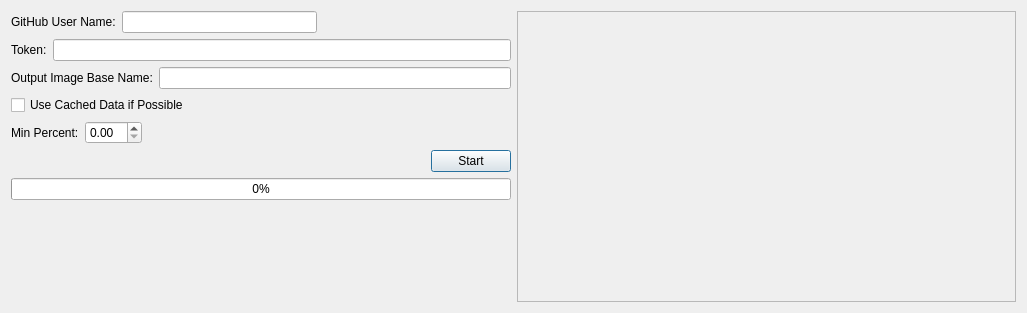
<?xml version="1.0" encoding="UTF-8"?>
<ui version="4.0">
 <class>Dialog</class>
 <widget class="QDialog" name="Dialog">
  <property name="geometry">
   <rect>
    <x>0</x>
    <y>0</y>
    <width>1027</width>
    <height>313</height>
   </rect>
  </property>
  <property name="windowTitle">
   <string>Dialog</string>
  </property>
  <layout class="QGridLayout" name="gridLayout" columnstretch="1,1">
   <item row="1" column="0">
    <spacer name="verticalSpacer">
     <property name="orientation">
      <enum>Qt::Vertical</enum>
     </property>
     <property name="sizeHint" stdset="0">
      <size>
       <width>20</width>
       <height>45</height>
      </size>
     </property>
    </spacer>
   </item>
   <item row="0" column="0">
    <layout class="QVBoxLayout" name="verticalLayout">
     <item>
      <layout class="QHBoxLayout" name="horizontalLayout">
       <item>
        <widget class="QLabel" name="label">
         <property name="text">
          <string>GitHub User Name:</string>
         </property>
        </widget>
       </item>
       <item>
        <widget class="QLineEdit" name="username"/>
       </item>
       <item>
        <spacer name="horizontalSpacer_3">
         <property name="orientation">
          <enum>Qt::Horizontal</enum>
         </property>
         <property name="sizeHint" stdset="0">
          <size>
           <width>40</width>
           <height>20</height>
          </size>
         </property>
        </spacer>
       </item>
      </layout>
     </item>
     <item>
      <layout class="QHBoxLayout" name="horizontalLayout_2">
       <item>
        <widget class="QLabel" name="label_2">
         <property name="text">
          <string>Token:</string>
         </property>
        </widget>
       </item>
       <item>
        <widget class="QLineEdit" name="token">
         <property name="echoMode">
          <enum>QLineEdit::Password</enum>
         </property>
        </widget>
       </item>
      </layout>
     </item>
     <item>
      <layout class="QHBoxLayout" name="horizontalLayout_3">
       <item>
        <widget class="QLabel" name="label_4">
         <property name="text">
          <string>Output Image Base Name:</string>
         </property>
        </widget>
       </item>
       <item>
        <widget class="QLineEdit" name="output_base_name"/>
       </item>
      </layout>
     </item>
     <item>
      <layout class="QHBoxLayout" name="horizontalLayout_4">
       <item>
        <widget class="QCheckBox" name="use_cache">
         <property name="text">
          <string>Use Cached Data if Possible</string>
         </property>
        </widget>
       </item>
       <item>
        <spacer name="horizontalSpacer">
         <property name="orientation">
          <enum>Qt::Horizontal</enum>
         </property>
         <property name="sizeHint" stdset="0">
          <size>
           <width>40</width>
           <height>20</height>
          </size>
         </property>
        </spacer>
       </item>
      </layout>
     </item>
     <item>
      <layout class="QHBoxLayout" name="horizontalLayout_5">
       <item>
        <widget class="QLabel" name="label_3">
         <property name="text">
          <string>Min Percent:</string>
         </property>
        </widget>
       </item>
       <item>
        <widget class="QDoubleSpinBox" name="min_percent"/>
       </item>
       <item>
        <spacer name="horizontalSpacer_2">
         <property name="orientation">
          <enum>Qt::Horizontal</enum>
         </property>
         <property name="sizeHint" stdset="0">
          <size>
           <width>40</width>
           <height>20</height>
          </size>
         </property>
        </spacer>
       </item>
      </layout>
     </item>
     <item>
      <layout class="QHBoxLayout" name="horizontalLayout_6">
       <item>
        <spacer name="horizontalSpacer_4">
         <property name="orientation">
          <enum>Qt::Horizontal</enum>
         </property>
         <property name="sizeHint" stdset="0">
          <size>
           <width>40</width>
           <height>20</height>
          </size>
         </property>
        </spacer>
       </item>
       <item>
        <widget class="QPushButton" name="start">
         <property name="text">
          <string>Start</string>
         </property>
        </widget>
       </item>
      </layout>
     </item>
     <item>
      <widget class="QProgressBar" name="progress_bar">
       <property name="value">
        <number>0</number>
       </property>
      </widget>
     </item>
    </layout>
   </item>
   <item row="0" column="1" rowspan="2">
    <widget class="QLabel" name="preview">
     <property name="frameShape">
      <enum>QFrame::StyledPanel</enum>
     </property>
     <property name="frameShadow">
      <enum>QFrame::Raised</enum>
     </property>
     <property name="text">
      <string/>
     </property>
    </widget>
   </item>
  </layout>
 </widget>
 <resources/>
 <connections/>
</ui>
